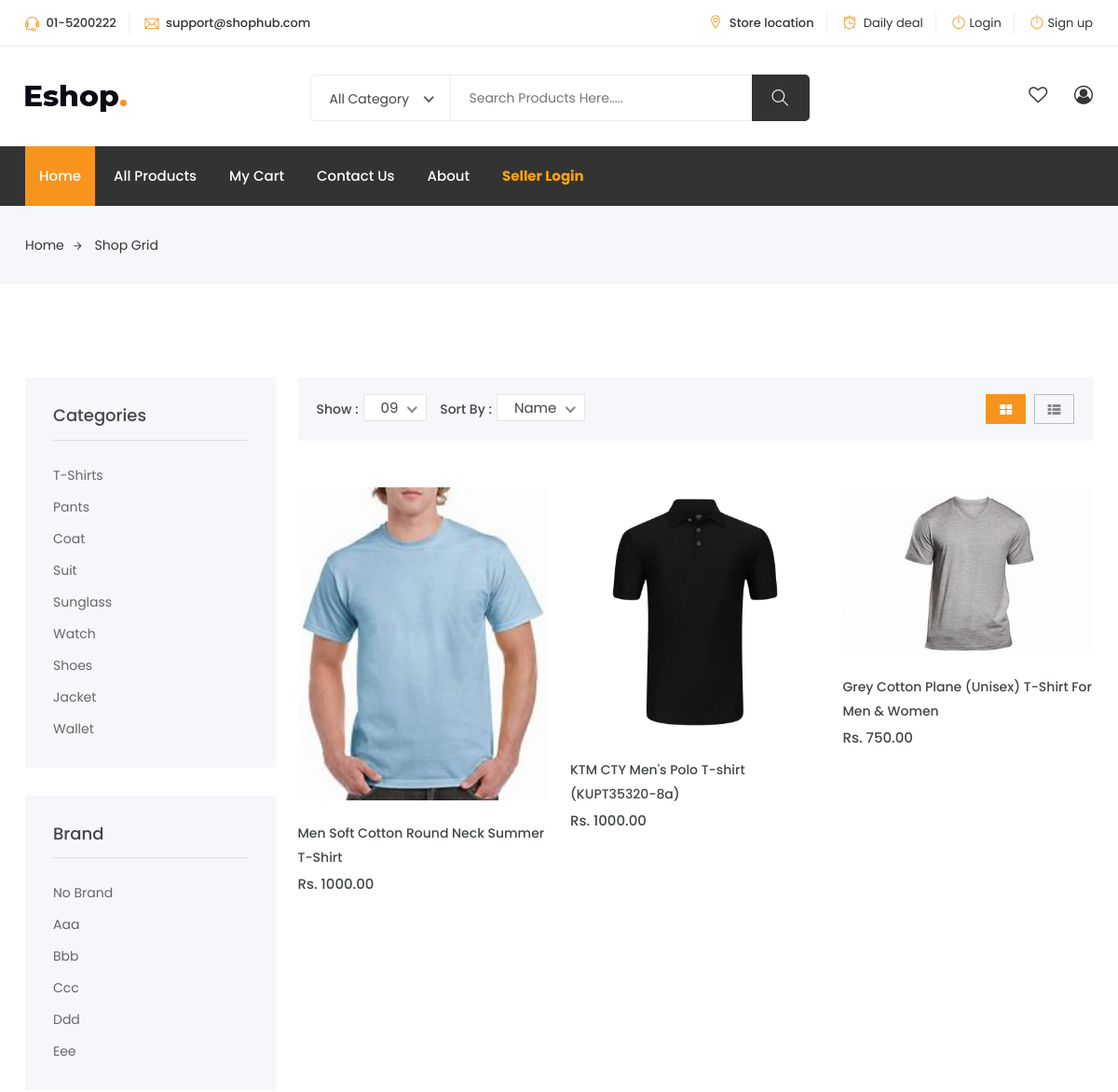
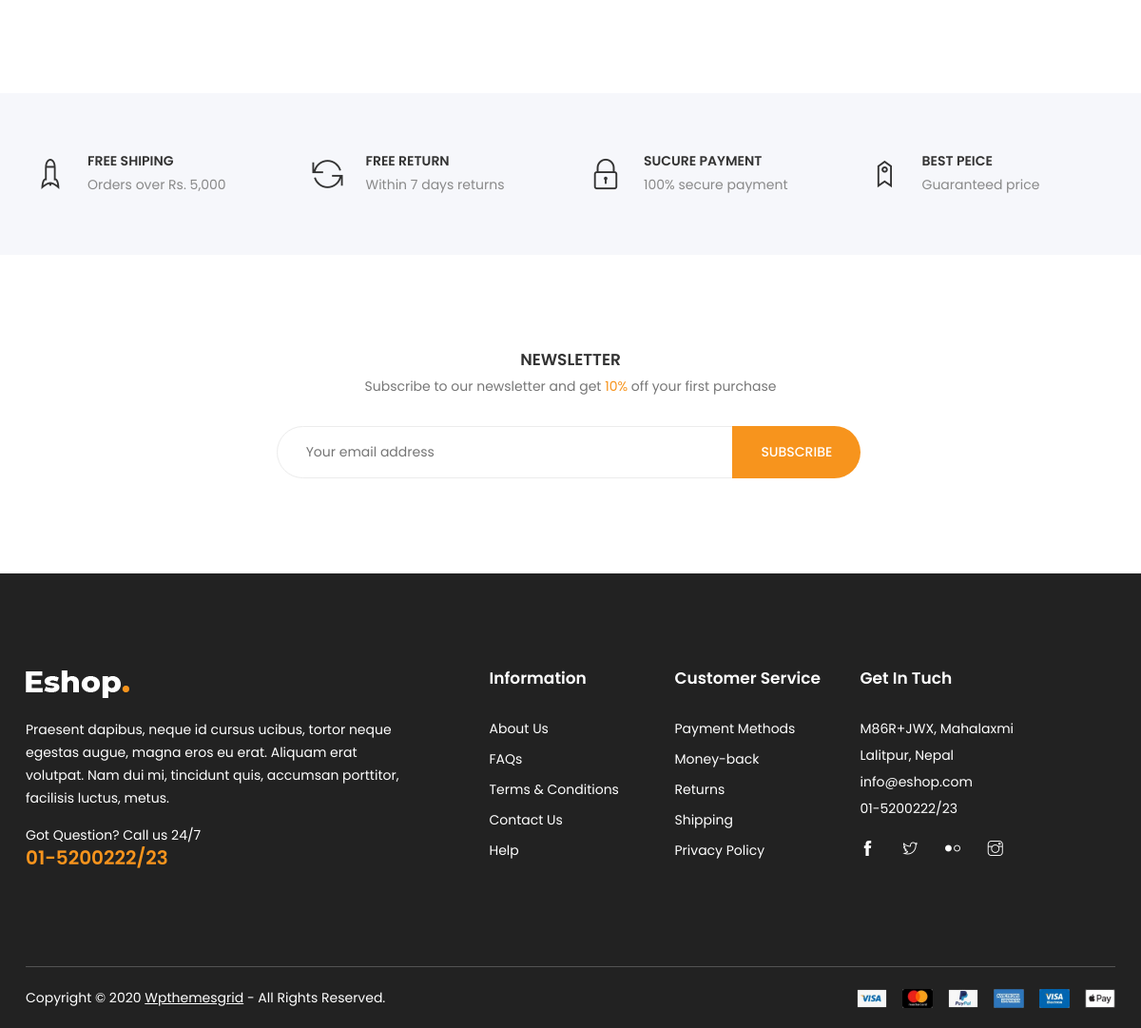
The app's page /item-by-category/1/ with its own data (2 pictures, top to bottom).
### shop_app/models.py (models this page shows, shortened)
class TimeStampModel(models.Model):
    created_at = models.DateTimeField(auto_now_add=True)
    updated_at = models.DateTimeField(auto_now=True)
    class Meta:
        abstract = True  # no table for this model

class Category(TimeStampModel):
    name = models.CharField(max_length=50)

class Brand(TimeStampModel):
    name = models.CharField(max_length=50)

class Item(TimeStampModel):
    STATUS_CHOICES = [
        ("in stock", "In Stock"),
        ("out of stock", "Out of Stock"),
    ]
    name = models.CharField(max_length=200)
    detail = models.TextField()
    price = models.DecimalField(max_digits=10, decimal_places=2)
    discont_percent = models.DecimalField(max_digits=4, decimal_places=2)
    featured_image = models.ImageField(upload_to="item_images/%Y/%m/%d", blank=False)
    other_image = models.ImageField(upload_to="item_images/%Y/%m/%d", blank=False)
    target_customer = models.ManyToManyField(TargetCustomer)
    seller = models.ForeignKey("auth.User", on_delete=models.CASCADE)
    listed_at = models.DateTimeField(null=True, blank=True)
    status = models.CharField(max_length=20, choices=STATUS_CHOICES, default="in stock")
    views_count = models.PositiveBigIntegerField(default=0)
    category = models.ForeignKey(Category, on_delete=models.CASCADE)
    brand = models.ForeignKey(Brand, on_delete=models.CASCADE)
    trending_items_category = models.ForeignKey(TrendingItemCategory, default=1 ,on_delete=models.CASCADE)

### shop_app/views.py (the view)
# urls.py: path("item-by-category/<int:category_id>/", ItemByCategoryView.as_view(), name="item-by-category"),
class ItemByCategoryView(ListView):
    model = Item
    template_name = "eshop/search_item.html"
    context_object_name = "items"
    paginate_by = 3
    def get_queryset(self):
        query = super().get_queryset()
        query = query.filter(
            listed_at__isnull=False,
            category=self.kwargs["category_id"]
        )
        return query

### shop_app/navigation.py (called while the page is built)
def navigation(request):
    categories = Category.objects.all()
    brands = Brand.objects.all()
    return {
        "categories": categories,
        "brands": brands,
    }

### templates/eshop/search_item.html (shortened to what this page needs)
{% extends 'eshop/base.html' %}
{% load static %}
{% block content %}
<div class="breadcrumbs">
	<div class="container">
		<div class="row">
			<div class="col-12">
				<div class="bread-inner">
					<ul class="bread-list">
						<li><a href="/">Home<i class="ti-arrow-right"></i></a></li>
						<li class="active"><a href="blog-single.html">Shop Grid</a></li>
					</ul>
				</div>
			</div>
		</div>
	</div>
</div>
<section class="product-area shop-sidebar shop section">
	<div class="container">
		<div class="row">
			<div class="col-lg-3 col-md-4 col-12">
				<div class="shop-sidebar">
					<div class="single-widget category">
						<h3 class="title">Categories</h3>
						<ul class="categor-list">
							{% for category in categories %}
							<li><a href="{% url 'item-by-category' category.pk %}">{{ category.name|title }}</a></li>
							{% endfor %}
						</ul>
					</div>
					<div class="single-widget category">
						<h3 class="title">Brand</h3>
						<ul class="categor-list">
							{% for brand in brands %}
							<li><a href="{% url 'item-by-brand' brand.pk %}">{{ brand.name|title }}</a></li>
							{% endfor %}
						</ul>
					</div>
				</div>
			</div>
			<div class="col-lg-9 col-md-8 col-12">
				<div class="row">
					<div class="col-12">
						<div class="shop-top">
							<div class="shop-shorter">
								<div class="single-shorter">
									<label>Show :</label>
								</div>
								<div class="single-shorter">
									<label>Sort By :</label>
								</div>
							</div>
							<ul class="view-mode">
								<li class="active"><a href="shop-grid.html"><i class="fa fa-th-large"></i></a></li>
								<li><a href="shop-list.html"><i class="fa fa-th-list"></i></a></li>
							</ul>
						</div>
					</div>
				</div>
				<div class="row">
					{% for item in page_obj %}
					<div class="col-lg-4 col-md-6 col-12">
						<div class="single-product">
							<div class="product-img">
								<a href="{% url 'detail' item.pk %}">
									<img class="default-img" src="{{ item.featured_image.url }}" alt="#">
								</a>
								<div class="button-head">
									<div class="product-action">
									</div>
								</div>
							</div>
							<div class="product-content">
								<h3><a href="{% url 'detail' item.pk %}">{{ item.name }}</a></h3>
								<div class="product-price">
									<span>Rs. {{ item.price }}</span>
								</div>
							</div>
						</div>
					</div>
					{% endfor %}
			</div>
</section>
{% include 'eshop/shop_services_area.html' %}
{% include 'eshop/newsletter.html' %}
{% endblock content %}

### records on screen
Category: name "T-Shirts"
Category: name "Pants"
Category: name "Coat"
Category: name "Suit"
Category: name "Sunglass"
Category: name "Watch"
Category: name "Shoes"
Category: name "Jacket"
Category: name "Wallet"
Brand: name "No Brand"
Brand: name "Aaa"
Brand: name "Bbb"
Brand: name "Ccc"
Brand: name "Ddd"
Brand: name "Eee"
Item: featured_image (picture), name "Men Soft Cotton Round Neck Summer T-Shirt", price "1000.00"
Item: featured_image (picture), name "KTM CTY Men's Polo T-shirt (KUPT35320-8a)", price "1000.00"
Item: featured_image (picture), name "Grey Cotton Plane (Unisex) T-Shirt For Men & Women", price "750.00"
